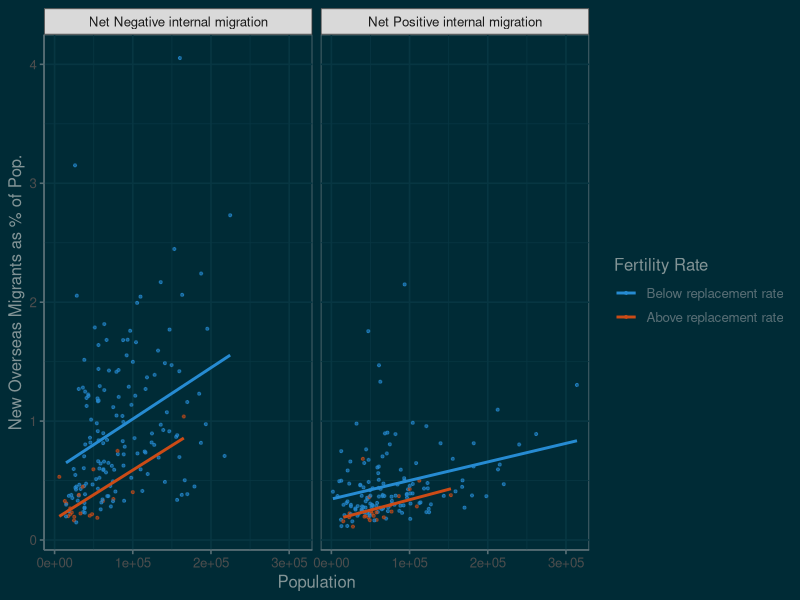

Reproduce this figure in R.
## ---- chunk 1
library(tidyverse)
library(ggthemes)

messy_aussie_data <- read_csv("../data/ABS,ABS_REGIONAL_ASGS2021,1.3.0+CABEE_5+CABEE_15+CABEE_10+MIGRATION_7+MIGRATION_4+BD_3+BD_4+BD_2+ERP_P_20.SA3..A.csv")

aussie_data <- messy_aussie_data |>
  select(Region, `Data Item`, OBS_VALUE) |>
  mutate(`Data Item` = fct_recode(`Data Item`,
                                  "fert_rate" = "Total fertility rate (births per female) (rate)",
                                  "net_over_migr" = "Net overseas migration (no.)",
                                  "net_inter_migr" = "Net internal migration (no.)",
                                  "reg_births" = "Registered births (no.)",
                                  "reg_deaths" = "Registered deaths (no.)",
                                  "total_pop" = "Estimated resident population: Persons (no.)",
                                  "total_busi_exits" = "Total business exits (no.)",
                                  "total_busi_entr" = "Total business entries (no.)",
                                  "total_busi" = "Total businesses (no.)")) |>
  pivot_wider(names_from = `Data Item`, values_from = OBS_VALUE) |>
  filter(!is.na(fert_rate)) |>
  mutate(net_pop = reg_births - reg_deaths) |> # total births - deaths
  mutate(net_migr = net_over_migr + net_inter_migr) |> # the total change in migrants
  mutate(net_busi = total_busi_entr - total_busi_exits) |> # the total change in businesses
  mutate(pct_inter_migr = (net_inter_migr / total_pop) * 100) |> # net internal migration as a percent of total pop
  mutate(pct_over_migr = (net_over_migr / total_pop) * 100) |> # net overseas migration as a percent of total pop
  mutate(pct_migr = (net_migr / total_pop) * 100) |> # the pct change in population by migrants
  mutate(pct_pop = (net_pop / total_pop) * 100) |> # the pct change in population
  mutate(pct_busi = (net_busi / total_busi) * 100) |> # the pct change in businesses
  mutate(yn_fert_rate = cut(fert_rate,
                          breaks = c(0, 2.1, Inf),
                          labels = c("Below replacement rate", "Above replacement rate"),
                          include.lowest = TRUE)) |>
  mutate(yn_net_migr = cut(net_migr,
                          breaks = c(-99999999, 0, Inf),
                          labels = c("Lost population through migration", "Gained population through migration"),
                          include.lowest = TRUE)) |>
  mutate(yn_inter_migr = cut(net_inter_migr,
                          breaks = c(-99999999, 0, Inf),
                          labels = c("Net Negative internal migration", "Net Positive internal migration"),
                          include.lowest = TRUE)) |>
  mutate(yn_over_migr = cut(net_over_migr,
                          breaks = c(-99999999, 0, Inf),
                          labels = c("Lost population through overseas migration", "Gained population through overseas migration"),
                          include.lowest = TRUE)) |>
  mutate(yn_net_busi = cut(net_busi,
                          breaks = c(-99999999, 0, Inf),
                          labels = c("Lost more businesses than gained", "Gained more businesses than lost"),
                          include.lowest = TRUE)) |>
  filter(!is.na(yn_inter_migr))
  
summary(aussie_data)  

aussie_data
## ---- chunk 2
ggplot(aussie_data, aes(x = total_pop, y = pct_over_migr, color = yn_fert_rate)) +
  geom_point(alpha = 0.6,
             size = 0.75) +
  facet_wrap(~yn_inter_migr) +
  geom_smooth(method = "lm",
              se = FALSE) +
  theme_solarized(light = FALSE) +
  scale_color_solarized() +
  scale_color_solarized(name = "Fertility Rate") +
  labs(x = "Population", y = "New Overseas Migrants as % of Pop.") 
